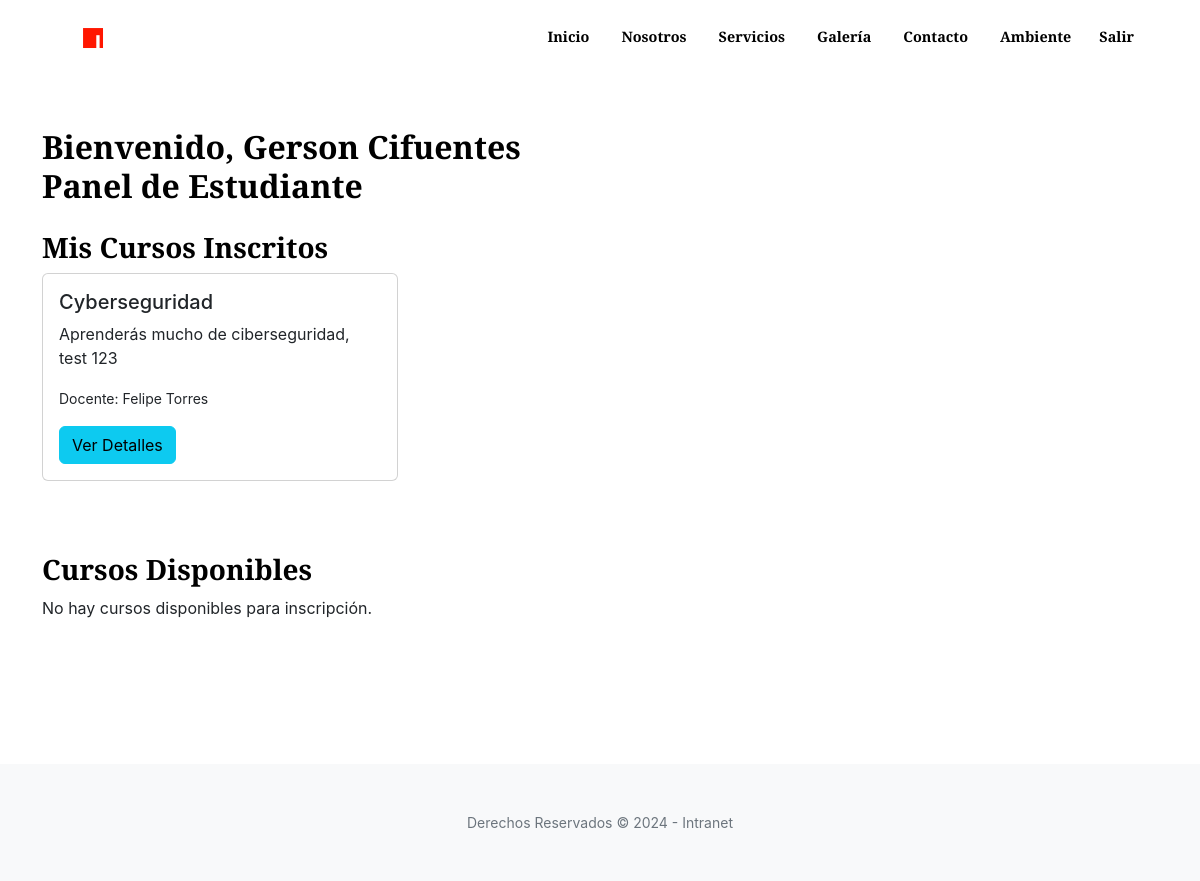
Before: /ambiente/estudiante/ (signed in) with the older database file.
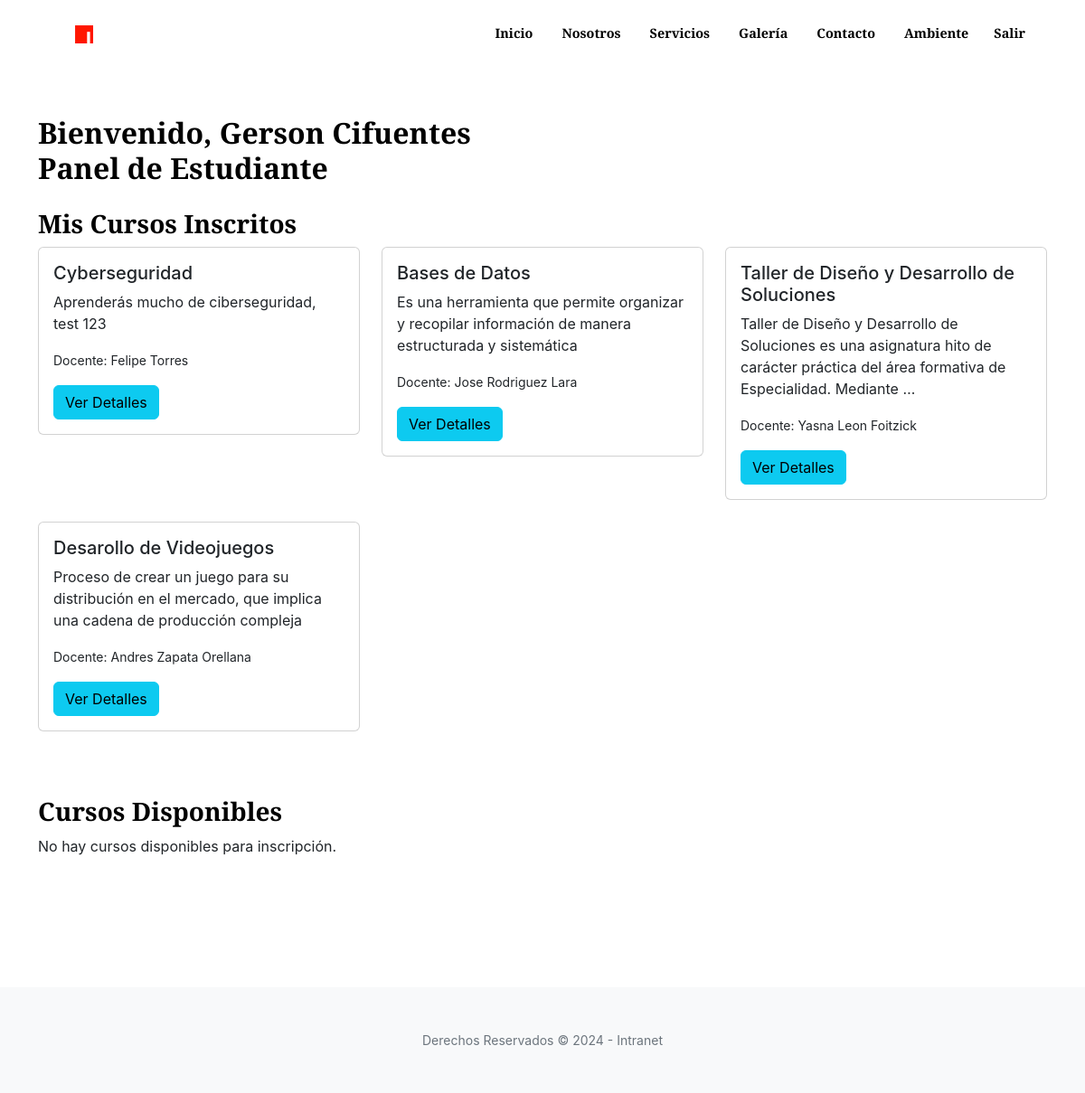
After: the same page with the newer database file.
### core/models.py (models this page shows, shortened)
class Curso(models.Model):
    nombre = models.CharField(max_length=100)
    descripcion = models.TextField()
    docente = models.ForeignKey(CustomUser, on_delete=models.SET_NULL, null=True, limit_choices_to={'user_type': 'docente'})
    estudiantes = models.ManyToManyField(CustomUser, related_name='cursos_inscritos', limit_choices_to={'user_type': 'estudiante'}, blank=True)

class CustomUser(AbstractUser):
    USER_TYPE_CHOICES = (
        ('estudiante', 'Estudiante'),
        ('docente', 'Docente'),
        ('admin', 'Administrador'),
    )
    user_type = models.CharField(max_length=20, choices=USER_TYPE_CHOICES, default='estudiante')
    class Meta:
        verbose_name = "Usuario"
        verbose_name_plural = "Usuarios"

### core/views.py (the view)
# urls.py: path('ambiente/estudiante/', views.ambiente_estudiante, name='ambiente_estudiante'),
@login_required
def ambiente_estudiante(request):
    cursos_inscritos = request.user.cursos_inscritos.all()
    cursos_disponibles = Curso.objects.exclude(estudiantes=request.user)
    context = {
        'cursos_inscritos': cursos_inscritos,
        'cursos_disponibles': cursos_disponibles,
    }
    return render(request, 'core/ambiente_estudiante.html', context)

### core/templates/core/ambiente_estudiante.html (shortened to what this page needs)
{% extends 'core/base.html' %}
{% block content %}
<section class="page-section clearfix">
    <div class="container">
        <div class="intro">
            <h2 class="section-heading mb-4" style="color: #000000;">
                <span class="section-heading-upper"><strong>Bienvenido, {{ user.get_full_name }}</strong></span><br>
                <span class="section-heading-lower"><strong>Panel de Estudiante</strong></span>
            </h2>
            <div class="mb-5">
                <h3 style="color: #000000;"><strong>Mis Cursos Inscritos</strong></h3>
                <div class="row">
                    {% for curso in cursos_inscritos %}
                        <div class="col-md-4 mb-4">
                            <div class="card">
                                <div class="card-body">
                                    <h5 class="card-title">{{ curso.nombre }}</h5>
                                    <p class="card-text">{{ curso.descripcion|truncatewords:20 }}</p>
                                    <p class="card-text"><small>Docente: {{ curso.docente.get_full_name }}</small></p>
                                    <a href="{% url 'detalle_curso' curso.id %}" class="btn btn-info">Ver Detalles</a>
                                </div>
                            </div>
                        </div>
                    {% empty %}
                        <div class="col-12">
                            <p>No estás inscrito en ningún curso todavía.</p>
                        </div>
                    {% endfor %}
                </div>
            </div>
            <div>
                <h3 style="color: #000000;"><strong>Cursos Disponibles</strong></h3>
                <div class="row">
                    {% for curso in cursos_disponibles %}
                        <div class="col-md-4 mb-4">
                            <div class="card">
                                <div class="card-body">
                                    <h5 class="card-title">{{ curso.nombre }}</h5>
                                    <p class="card-text">{{ curso.descripcion|truncatewords:20 }}</p>
                                    <p class="card-text"><small>Docente: {{ curso.docente.get_full_name }}</small></p>
                                    <a href="{% url 'detalle_curso' curso.id %}" class="btn btn-info">Ver Detalles</a>
                                    <a href="{% url 'inscribir_curso' curso.id %}" class="btn btn-primary">Inscribirse</a>
                                </div>
                            </div>
                        </div>
                    {% empty %}
                        <div class="col-12">
                            <p>No hay cursos disponibles para inscripción.</p>
                        </div>
                    {% endfor %}
                </div>
            </div>
        </div>
    </div>
</section>
{% endblock %}

Changed rows visible on the page:
added Curso: nombre "Bases de Datos", descripcion "Es una herramienta que permite organizar y recopilar información de manera estructurada y sistemática", docente.get_full_name "Jose Rodriguez Lara"
added Curso: nombre "Taller de Diseño y Desarrollo de Soluciones", descripcion "Taller de Diseño y Desarrollo de Soluciones es una asignatura hito de carácter práctica del área formativa de Especialidad. Mediante …", docente.get_full_name "Yasna Leon Foitzick"
added Curso: nombre "Desarollo de Videojuegos", descripcion "Proceso de crear un juego para su distribución en el mercado, que implica una cadena de producción compleja", docente.get_full_name "Andres Zapata Orellana"
